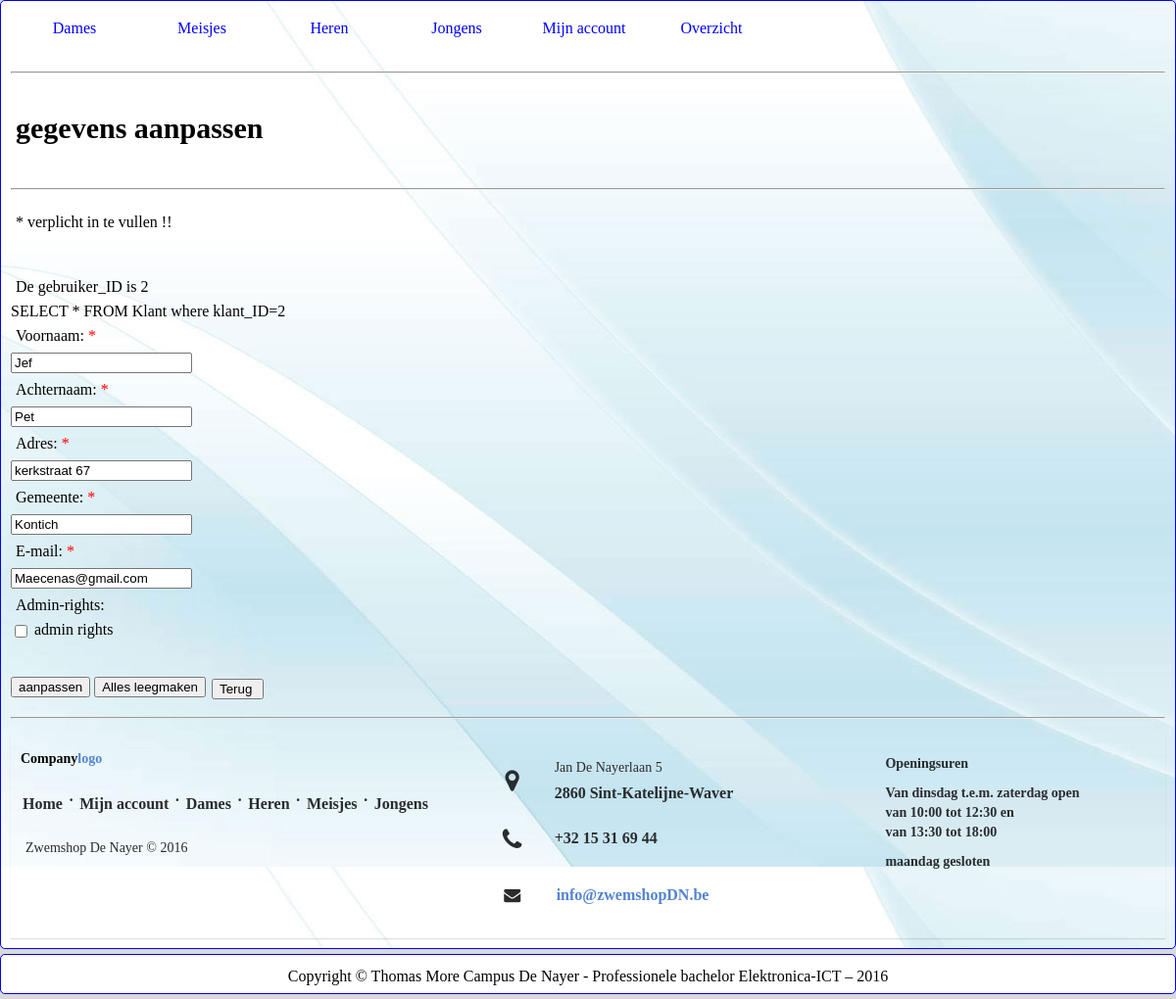
Page /edit.php?ID=2 on the committed database.
### tables this page shows
CREATE TABLE if not exists Klant 
( 
	klant_ID BIGINT(8) NOT NULL AUTO_INCREMENT,
	voornaam VARCHAR(45) NOT NULL ,
	naam VARCHAR(45) NOT NULL ,
	adres VARCHAR(100) NOT NULL ,
	gemeente VARCHAR(45) NOT NULL ,
	email VARCHAR(45) NOT NULL ,
	wachtwoord VARCHAR(45) NOT NULL ,
	admin boolean default 0,
	PRIMARY KEY (klant_ID)
);

### edit.php (the view, shortened to what this page needs)
<?php
		if(isset($_GET['ID']))
		{
		$ID = $_GET["ID"];
		}
?>
<!doctype html>
<html>
<head>
    <link href="css/reset.css" rel="stylesheet"/>
    <link href="css/algemeen.css" rel="stylesheet"/>
    <link href="css/project.css" rel="stylesheet"/>
    <link href="css/menu.css" rel="stylesheet"/>
	<link href="css/contact.css" rel="stylesheet"/>
	<link rel="stylesheet" href="http://maxcdn.bootstrapcdn.com/font-awesome/4.2.0/css/font-awesome.min.css"/>
</head>
<body>
<div id="content">
    <div id="spacer">
	   <?php
        if(isset($_SESSION['loggedin']))
        {
            include("menu_logout.php");
        }
        else
            include("menu.php");
		?>
    </div>
    <hr>
<div id="inhoud">
<h1>gegevens aanpassen</h1>
<hr>
<form method="post" action="<?php echo ($_SERVER["PHP_SELF"]."?ID=".$ID);?>" onsubmit="return controleer();" id="formulier">
            <p> * verplicht in te vullen !!</p><br><br>
			<?php
			include "dbconnect.php";
			echo"<p> De gebruiker_ID is ".$ID." </p>";
			$query="SELECT * FROM Klant where klant_ID=".$_GET["ID"]." ";
			echo ("$query");
			$result = mysqli_query($link,$query) or die(mysqli_error());
                    while($row = mysqli_fetch_array($result ))
                    {
                        $voornaam= $row['voornaam'];
						$achternaam = $row['naam'];
						$adres = $row['adres'] ;
						$gemeente=$row['gemeente'];
						$email= $row['email'];
					}
			?>
			<p>Voornaam: <span class="verplicht">*</span><span class="alert" id="alertvoornaam">Voornaam is niet ingevuld!</span></p>
				<input type="text" value="<?php echo $voornaam; ?>" name="voornaam" id="voornaam"/>
			<p>Achternaam: <span class="verplicht">*</span> <span class="alert" id="alertachternaam">Achternaam is niet ingevuld!</span></p>
				<input type="text" value="<?php echo $achternaam; ?>"  name="achternaam" id="achternaam" />
			<p>Adres: <span class="verplicht">*</span> <span class="alert" id="alertadres">Adres is niet ingevuld!</span></p>
				<input type="text" value="<?php echo $adres; ?>" name="adres" id="adres" />
			<p>Gemeente: <span class="verplicht">*</span> <span class="alert" id="alertgemeente">Gemeente is niet ingevuld!</span></p>
				<input type="text" value="<?php echo $gemeente; ?>"	 name="gemeente" id="gemeente" />
			<p>E-mail: <span class="verplicht">*</span> <span class="alert" id="alertemail">Geef een  geldig emailadres op!</span></p>
				<input type="text" value="<?php echo $email; ?>" name="email" id="email" />
			<p>Admin-rights:</p>
				<input type="checkbox" name="admin" value="admin"/><span> admin rights</span>
				<br>
			<br><br>
			<div id="knoppen" >
				<input type="submit" name="aanpassen" value="aanpassen">
				<input type="reset" onclick="terug()" value="Alles leegmaken" >
				<a href="admin.php">
				<input type="button" value="Terug "/>
				</a>
			</div>
        </form>
    </div>
	<hr>
    <div class="footer-distributed">
        <?php include "info.php" ?>
    </div>
</div>
<div>
<footer>
    <div id="voeter">
        <?php include("footer.php") ?>
    </div>
</footer>
</body>
</html>

### css/algemeen.css (style rules this page uses)
body, h1, h2, div, p { font-family: verdana; }
h1,h2 { font-weight: bold; margin: 5px 5px 5px 5px; }
h1 { display: block; font-size: 30px; padding-top: 25px; padding-bottom: 30px; }
p { padding: 5px 5px 5px 5px; line-height: 1.5; }

### css/project.css (style rules this page uses)
body { margin:0px auto 0px auto; padding:0px; background-color: #D9D9D9; min-width:850px; max-width:1500px; }
hr { display: absolute; margin-top: 1em; margin-bottom: 1em; margin-left: auto; margin-right: auto; border: 1px solid light gray; clear:both; }
#spacer { padding-bottom:10px; }
#inhoud { display:block; }
#content { padding: 10px 10px 10px 10px; background-image: url("..//images/blauw.png"); border: 1px solid blue; -webkit-border-radius: 5px; -moz-border-radius: 5px; border-radius:5px; margin-bottom:5px; }
a { display: inline-block; border-radius: 2px; padding: 2px; }
#knoppen { padding: 5px 0px 0px 0px; }
footer { text-align:center; padding-top:5px; margin-top:2px; margin-bottom: 5px; background-color:white; border: 1px solid blue; -webkit-border-radius: 5px; -moz-border-radius: 5px; border-radius: 5px; clear:both; }
.footer-distributed { -background-color: #292c2f; box-shadow: 0 1px 1px 0 rgba(0, 0, 0, 0.12); box-sizing: border-box; width: 100%; text-align: left; font: bold 16px sans-serif; padding: 15px 10px; }

### css/contact.css (style rules this page uses)
.verplicht { color:red; }

### rows in the picture
klant: voornaam "Jef", achternaam "Pet", adres "kerkstraat 67", gemeente "Kontich", email "Maecenas@gmail.com"

### other values in the picture
$ID "2"
$query "SELECT * FROM Klant where klant_ID=2"
